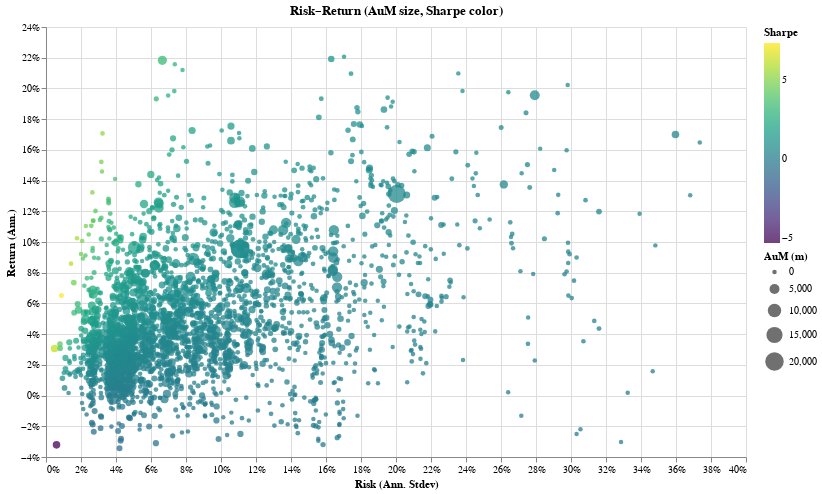

Write notebook code for a chart like this one.
### Code cell
rr = df[[
    "Fund Name","Fund AuM (m)","Sharpe Ratio (Since Inception)",
    "Annualized Returns (Since Inception)","Annualized Standard Deviation (Since Inception)"
]].rename(columns={
    "Fund AuM (m)":"aum", "Sharpe Ratio (Since Inception)":"sharpe",
    "Annualized Returns (Since Inception)":"ret", "Annualized Standard Deviation (Since Inception)":"stdev"
})

# quick percent coercion (works for numbers or '12.3%')
for c in ["ret","stdev"]:
    rr[c] = pd.to_numeric(rr[c].astype(str).str.replace("%","", regex=False), errors="coerce")/100

rr = rr.dropna(subset=["ret","stdev","sharpe","aum"])
xmax = rr["stdev"].quantile(0.99); ymin, ymax = rr["ret"].quantile([0.01,0.99])
brush = alt.selection_interval()   # drag to zoom/select

chart1 = (
  alt.Chart(rr.query("stdev<=@xmax and @ymin<=ret<=@ymax"))
    .mark_circle(opacity=0.75)
    .encode(
        x=alt.X("stdev:Q", title="Risk (Ann. Stdev)", axis=alt.Axis(format="%")),
        y=alt.Y("ret:Q",   title="Return (Ann.)",     axis=alt.Axis(format="%")),
        size=alt.Size("aum:Q", title="AuM (m)", scale=alt.Scale(range=[20,350])),
        color=alt.Color("sharpe:Q", title="Sharpe", scale=alt.Scale(scheme="viridis")),
        tooltip=["Fund Name","sharpe:Q","aum:Q","ret:Q","stdev:Q"]
    )
    .properties(width=700, height=430, title="Risk–Return (AuM size, Sharpe color)")
    .add_selection(brush)
    .interactive()
)
chart1

### Figure 1 — Vega-Lite specification as saved in the notebook (floating-point values rounded to 4 significant figures; data arrays with more than 128 entries replaced by an {"elided": "..."} marker saying what was removed)
{"config": {"view": {"continuousWidth": 300, "continuousHeight": 300}}, "data": {"name": "data-61eac176fdbae731d914661f3f876600"}, "mark": {"type": "circle", "opacity": 0.75}, "encoding": {"color": {"field": "sharpe", "scale": {"scheme": "viridis"}, "title": "Sharpe", "type": "quantitative"}, "size": {"field": "aum", "scale": {"range": [20, 350]}, "title": "AuM (m)", "type": "quantitative"}, "tooltip": [{"field": "Fund Name", "type": "nominal"}, {"field": "sharpe", "type": "quantitative"}, {"field": "aum", "type": "quantitative"}, {"field": "ret", "type": "quantitative"}, {"field": "stdev", "type": "quantitative"}], "x": {"axis": {"format": "%"}, "field": "stdev", "title": "Risk (Ann. Stdev)", "type": "quantitative"}, "y": {"axis": {"format": "%"}, "field": "ret", "title": "Return (Ann.)", "type": "quantitative"}}, "height": 430, "params": [{"name": "param_3", "select": {"type": "interval"}}, {"name": "param_4", "select": {"type": "interval", "encodings": ["x", "y"]}, "bind": "scales"}], "title": "Risk–Return (AuM size, Sharpe color)", "width": 700, "$schema": "https://vega.github.io/schema/vega-lite/v5.20.1.json", "datasets": {"data-61eac176fdbae731d914661f3f876600": {"elided": "2628 records"}}}
